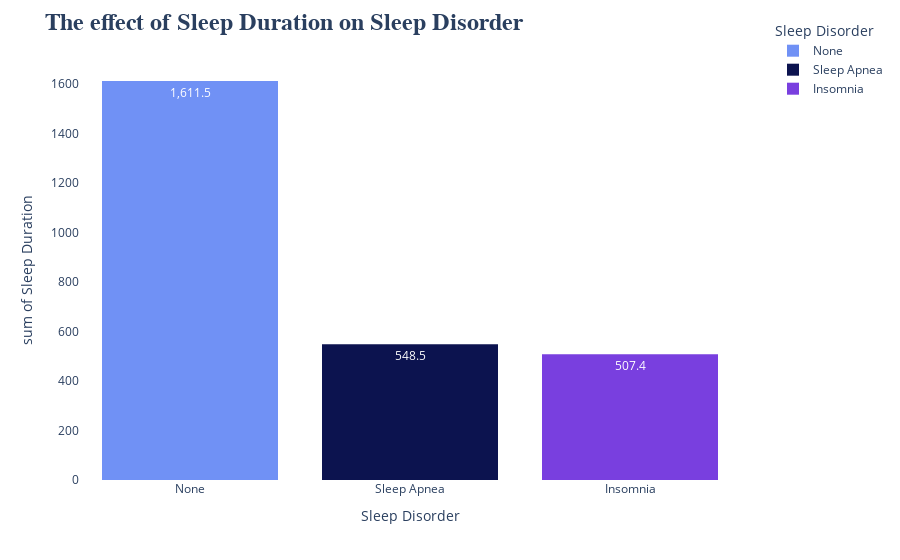

Source (notebook cell):
### Code cell
fig = px.histogram(
    sleep_data,
    x='Sleep Disorder',
    y='Sleep Duration',
    color='Sleep Disorder',
    color_discrete_sequence=['#7091F5', '#0C134F', '#793FDF'],
    text_auto=True
)

fig.update_layout(
    title='<b>The effect of Sleep Duration on Sleep Disorder</b>',
    titlefont={'size': 24, 'family': 'Serif'},
    showlegend=True,
    paper_bgcolor='white',
    plot_bgcolor='white'
)

fig.update_yaxes(showgrid=False)

# Adjust the legend position
fig.update_layout(legend=dict(x=1.05, y=1.1))

# Make the value text on the bars white
fig.update_traces(textfont_color='white')

fig.show()

### Figure 1 — Plotly figure (JSON) as saved in the notebook; plotly's stock layout.template omitted (floating-point values rounded to 4 significant figures; data arrays with more than 128 entries replaced by an {"elided": "..."} marker saying what was removed)
{"data": [{"alignmentgroup": "True", "bingroup": "x", "histfunc": "sum", "hovertemplate": "Sleep Disorder=%{x}<br>sum of Sleep Duration=%{y}<extra></extra>", "legendgroup": "None", "marker": {"color": "#7091F5", "pattern": {"shape": ""}}, "name": "None", "offsetgroup": "None", "orientation": "v", "showlegend": true, "textfont": {"color": "white"}, "texttemplate": "%{value}", "type": "histogram", "x": {"elided": "219 str values"}, "xaxis": "x", "y": {"elided": "219 float values"}, "yaxis": "y"}, {"alignmentgroup": "True", "bingroup": "x", "histfunc": "sum", "hovertemplate": "Sleep Disorder=%{x}<br>sum of Sleep Duration=%{y}<extra></extra>", "legendgroup": "Sleep Apnea", "marker": {"color": "#0C134F", "pattern": {"shape": ""}}, "name": "Sleep Apnea", "offsetgroup": "Sleep Apnea", "orientation": "v", "showlegend": true, "textfont": {"color": "white"}, "texttemplate": "%{value}", "type": "histogram", "x": ["Sleep Apnea", "Sleep Apnea", "Sleep Apnea", "Sleep Apnea", "Sleep Apnea", "Sleep Apnea", "Sleep Apnea", "Sleep Apnea", "Sleep Apnea", "Sleep Apnea", "Sleep Apnea", "Sleep Apnea", "Sleep Apnea", "Sleep Apnea", "Sleep Apnea", "Sleep Apnea", "Sleep Apnea", "Sleep Apnea", "Sleep Apnea", "Sleep Apnea", "Sleep Apnea", "Sleep Apnea", "Sleep Apnea", "Sleep Apnea", "Sleep Apnea", "Sleep Apnea", "Sleep Apnea", "Sleep Apnea", "Sleep Apnea", "Sleep Apnea", "Sleep Apnea", "Sleep Apnea", "Sleep Apnea", "Sleep Apnea", "Sleep Apnea", "Sleep Apnea", "Sleep Apnea", "Sleep Apnea", "Sleep Apnea", "Sleep Apnea", "Sleep Apnea", "Sleep Apnea", "Sleep Apnea", "Sleep Apnea", "Sleep Apnea", "Sleep Apnea", "Sleep Apnea", "Sleep Apnea", "Sleep Apnea", "Sleep Apnea", "Sleep Apnea", "Sleep Apnea", "Sleep Apnea", "Sleep Apnea", "Sleep Apnea", "Sleep Apnea", "Sleep Apnea", "Sleep Apnea", "Sleep Apnea", "Sleep Apnea", "Sleep Apnea", "Sleep Apnea", "Sleep Apnea", "Sleep Apnea", "Sleep Apnea", "Sleep Apnea", "Sleep Apnea", "Sleep Apnea", "Sleep Apnea", "Sleep Apnea", "Sleep Apnea", "Sleep Apnea", "Sleep Apnea", "Sleep Apnea", "Sleep Apnea", "Sleep Apnea", "Sleep Apnea", "Sleep Apnea"], "xaxis": "x", "y": [5.9, 5.9, 6.5, 6, 6.4, 7.7, 5.8, 5.8, 7.4, 6.6, 7.2, 7.1, 7.4, 6.8, 6.8, 7.8, 6.5, 5.9, 6, 6.1, 6.1, 6.1, 6.1, 6.2, 6.2, 6.2, 8.1, 8.1, 6.1, 6, 6, 6, 6, 6, 6, 6, 6.1, 6, 6.1, 6.1, 6, 6.1, 6, 6.1, 6.1, 6, 6.1, 6.1, 8.1, 8.1, 8.2, 8.2, 8.2, 8.2, 8.2, 8.1, 8.1, 8.1, 8, 8, 8, 8, 8, 8, 8.2, 8.2, 8.2, 8.2, 8, 8, 8.1, 8, 8.1, 8.1, 8, 8.1, 8.1, 8.1], "yaxis": "y"}, {"alignmentgroup": "True", "bingroup": "x", "histfunc": "sum", "hovertemplate": "Sleep Disorder=%{x}<br>sum of Sleep Duration=%{y}<extra></extra>", "legendgroup": "Insomnia", "marker": {"color": "#793FDF", "pattern": {"shape": ""}}, "name": "Insomnia", "offsetgroup": "Insomnia", "orientation": "v", "showlegend": true, "textfont": {"color": "white"}, "texttemplate": "%{value}", "type": "histogram", "x": ["Insomnia", "Insomnia", "Insomnia", "Insomnia", "Insomnia", "Insomnia", "Insomnia", "Insomnia", "Insomnia", "Insomnia", "Insomnia", "Insomnia", "Insomnia", "Insomnia", "Insomnia", "Insomnia", "Insomnia", "Insomnia", "Insomnia", "Insomnia", "Insomnia", "Insomnia", "Insomnia", "Insomnia", "Insomnia", "Insomnia", "Insomnia", "Insomnia", "Insomnia", "Insomnia", "Insomnia", "Insomnia", "Insomnia", "Insomnia", "Insomnia", "Insomnia", "Insomnia", "Insomnia", "Insomnia", "Insomnia", "Insomnia", "Insomnia", "Insomnia", "Insomnia", "Insomnia", "Insomnia", "Insomnia", "Insomnia", "Insomnia", "Insomnia", "Insomnia", "Insomnia", "Insomnia", "Insomnia", "Insomnia", "Insomnia", "Insomnia", "Insomnia", "Insomnia", "Insomnia", "Insomnia", "Insomnia", "Insomnia", "Insomnia", "Insomnia", "Insomnia", "Insomnia", "Insomnia", "Insomnia", "Insomnia", "Insomnia", "Insomnia", "Insomnia", "Insomnia", "Insomnia", "Insomnia", "Insomnia"], "xaxis": "x", "y": [5.9, 6.3, 6.5, 6.4, 6, 7.2, 6.6, 7.2, 6.5, 7.6, 6.5, 6.7, 6.3, 6.7, 6.5, 6.7, 6.4, 6.5, 6.5, 6.5, 6.5, 6.5, 6.5, 6.5, 6.5, 6.5, 7.8, 7.8, 6.6, 6.4, 6.3, 6.4, 6.6, 6.3, 6.6, 6.3, 6.6, 6.3, 6.6, 6.3, 6.6, 6.3, 6.6, 6.3, 6.4, 6.5, 6.3, 6.4, 6.5, 6.3, 6.4, 6.5, 6.3, 6.5, 6.3, 6.8, 6.8, 6.8, 6.5, 6.5, 6.5, 6.5, 6.6, 6.6, 6.6, 6.6, 6.6, 7.3, 7.3, 6.1, 6.5, 6.5, 6.6, 6.6, 6.6, 6.6, 8.3], "yaxis": "y"}], "layout": {"barmode": "relative", "legend": {"title": {"text": "Sleep Disorder"}, "tracegroupgap": 0, "x": 1.05, "y": 1.1}, "margin": {"t": 60}, "paper_bgcolor": "white", "plot_bgcolor": "white", "showlegend": true, "title": {"font": {"family": "Serif", "size": 24}, "text": "<b>The effect of Sleep Duration on Sleep Disorder</b>"}, "xaxis": {"anchor": "y", "categoryarray": ["None", "Sleep Apnea", "Insomnia"], "categoryorder": "array", "domain": [0, 1], "title": {"text": "Sleep Disorder"}}, "yaxis": {"anchor": "x", "domain": [0, 1], "showgrid": false, "title": {"text": "sum of Sleep Duration"}}}}
